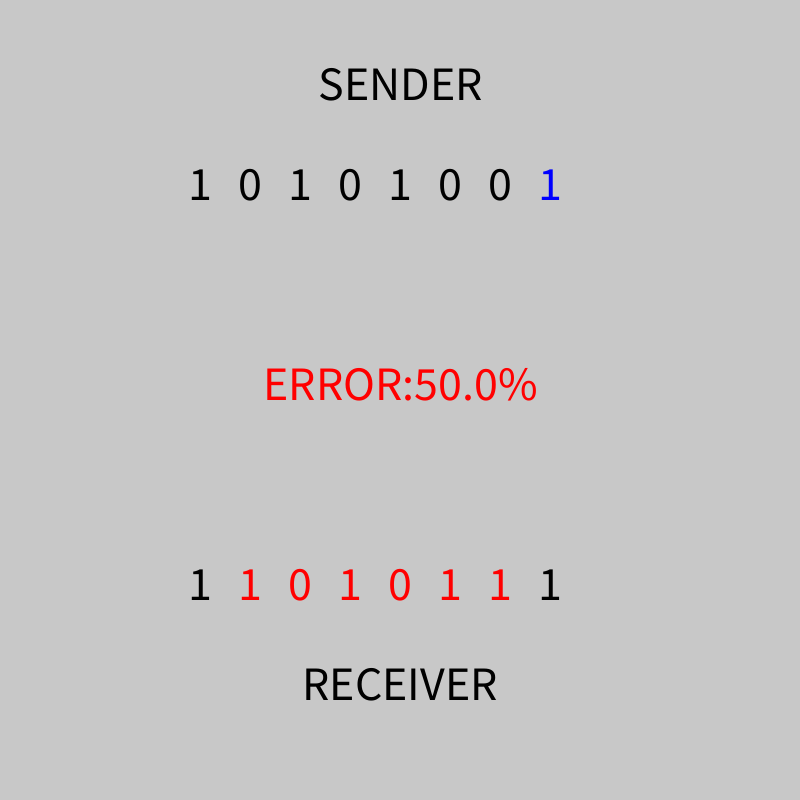
Frame 1 (no input)
Frame 60 (the mouse pressed at the canvas centre just before this capture): identical to frame 1, image omitted
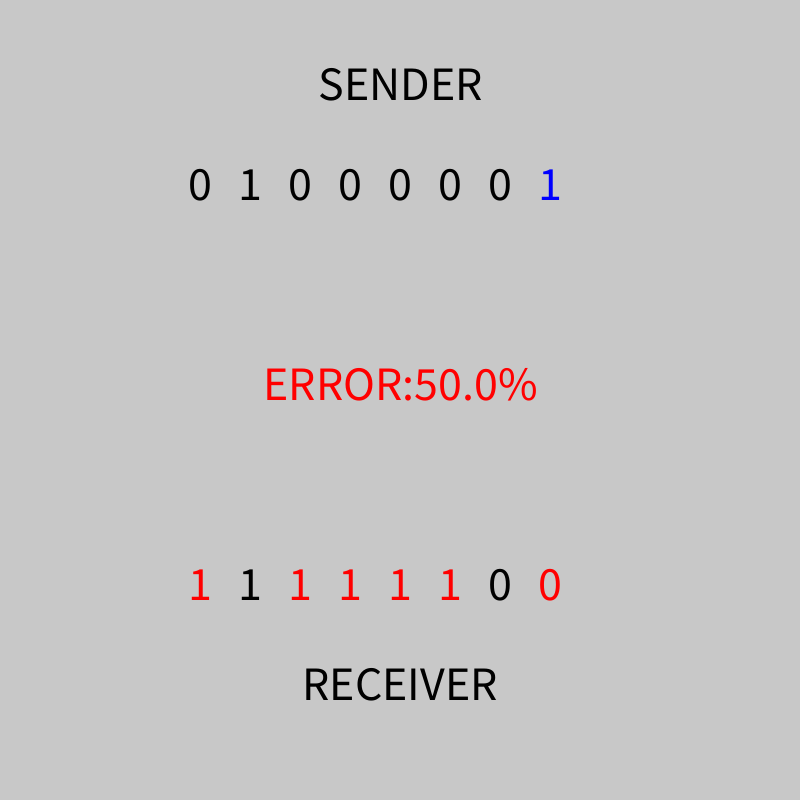
Frame 120 (the mouse held since frame 60 and released just before this capture)

The Processing sketch that drew these frames (run headless with seeded random() and noise(); from frame 60 on, the mouse is pressed at the canvas centre):

// Processing sketch: ParityBit
// ── ParityBit.pde


int numDataBits = 7;
float error = 0.5;
String mode = "PAR";

int[] messageSender;
int[] messageReceiver;


void setup(){
  size(800,800);
  textAlign(CENTER); textSize(48); fill(0);
  
  randomData();
  calculateParity(mode);
  transmission(error);
}


void draw(){
  background(200);
  fill(0);
  text("SENDER", width/2, height/4 - 100); 
  displaySenderMessage(width/4, height/4);
  
  fill(255,0,0);
  text("ERROR:"+error*100.0+"%", width/2, height/2);
  
  fill(0);
  text("RECEIVER", width/2, 3*height/4 + 100);
  displayReceiverMessage(width/4, 3*height/4);
}


void randomData(){
  messageSender = new int[numDataBits+1];
  for(int i=0; i<numDataBits; i++){
    messageSender[i] = (int)random(2);
  }
}

String getMessage(int[] message){
  String m="";
  for(int i=0; i<message.length; i++){
    m += message[i];
  }
  return m;
}

int getSenderParityBit(){
  return messageSender[numDataBits];
}

boolean checkParity(){
  return messageSender[numDataBits]==messageReceiver[numDataBits];
}

void calculateParity(String mode){
  int pb;
  int numOnes = 0;
  for(int i=0; i<numDataBits; i++){
    if(messageSender[i]==1){
      numOnes++;
    }
  }
  if(mode.equals("PAR")){
    pb =  (numOnes%2);
  }
  else {
    pb = ((numOnes%2)+1)%2;
  }
  messageSender[numDataBits] = pb;
}

void transmission(float error){
  messageReceiver = new int[numDataBits+1];
  for(int i=0; i<numDataBits+1; i++){
    messageReceiver[i] = messageSender[i];
    if(random(1)<error){
      messageReceiver[i] = errorBit(messageSender[i]);
    }
  }
}

int errorBit(int b){
  if(b==0) {
    return 1;
  }
  else {
    return 0;
  }
}


void displaySenderMessage(float x, float y){
  float xPos = x;
  for(int i=0; i<messageSender.length; i++){
    fill(0);
    if(i==messageSender.length-1){
      fill(0,0,255);
    }
    text(messageSender[i], xPos, y);
    xPos += 50;
  }
}

void displayReceiverMessage(float x, float y){
  float xPos = x;
  for(int i=0; i<messageReceiver.length; i++){
    fill(0);
    if(messageReceiver[i]!=messageSender[i]){
      fill(255,0,0);
    }
    text(messageReceiver[i], xPos, y);
    xPos += 50;
  }
}

void mousePressed(){
  error = map(mouseX, 0, width, 0, 1);
  randomData();
  calculateParity(mode);
  transmission(error);
}
